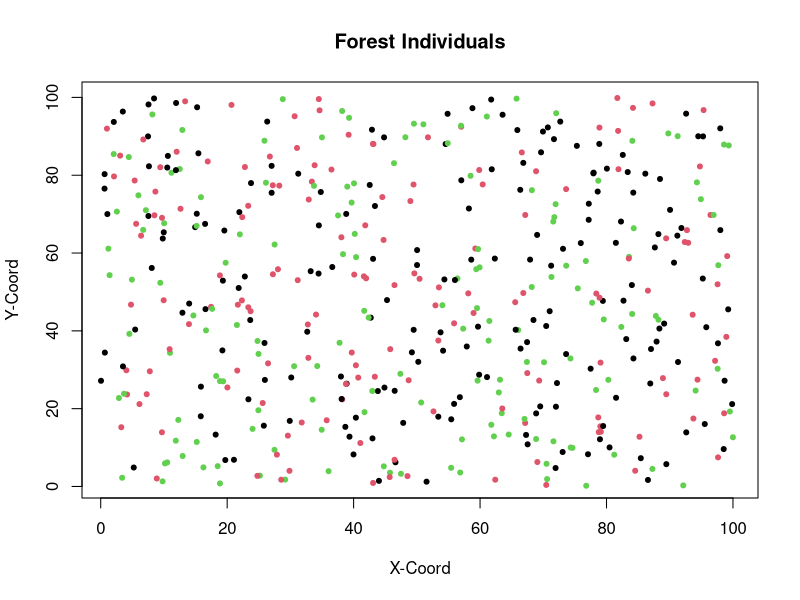

Generate this figure with R: (Note: this script raises an error after producing the figure.)
#Load packages

library(tidyverse) 
library(gridExtra)



### Initialize params ###

# Set up a grid to represent land
#Place individuals on plot
xsize = ysize = 100

numInd = 500
numSpecies = 3
data <-  tibble("ID" = 1:numInd, "age" = 3, 
                 species = sample(numSpecies, numInd, replace = TRUE), "xlocation" = runif(numInd, 0, 100), 
                 "ylocation" = runif(numInd,0,100), "parentalDistance" = 0)
#Ignore:
#sample(150, numInd, replace = TRUE)

herbivores <- data %>%  slice_sample(n = 250) %>% select(-c(ID, age, parentalDistance))
herbivores <- herbivores %>% mutate(ID = 1:nrow(herbivores), age = 0)
plot(data$xlocation, data$ylocation, col = data$species, pch = 20, xlim = c(1,100), ylim = c(1,100),
     xlab = "X-Coord", ylab = "Y-Coord", main = "Forest Individuals")



#Set up rates of birth/death/growth etc...
deltaT = 1 #1 year periods of growth
ageChange = deltaT
maxAge = 150
seeds = 1
dispParam = 5 #dispersalParam
DensParam = 0.3 #DensityParamx
# DensParam1 = 2
uniqueSp = unique(data$species)
numYears = 10000




#Herbivore initials
HerbDensParam = 4.8
HerbEffectiveness = 0.8

# Used for summary statistics
speciesPop = NULL
herbPop = NULL
agePops = NULL
herbAgePop = NULL
denseSpecies <- NULL




### MAIN LOOP ####


for(t in seq(0, numYears, by = deltaT)){ 
  #grow
  data$age = data$age + deltaT
  herbivores$age = herbivores$age + 1
  
  #disperse seeds/
  adults <- data[data$age > 3, ]
  Ind = data[1, ]
  babies <- dispersal(adults)
  #survival of seeds
  #babies <- seedPredation(babies, babies$parentalDistance)
  data <- bind_rows(data, babies)
  #Do not let trees grow on top of eachother
  data <- treeProximity(data)
  #Background death of adults. Death rate decreases with age
  data <- backgroundDeath(data, data$age)
  
  #Conspecific density death
  #livePastDens = NULL
  #for (k in 1:length(uniqueSp)){
  #   sp = uniqueSp[k]
  #   subPop = subset(data, species == sp)
  #   survived <- densityPredation(subPop)
  #   livePastDens <-  bind_rows(livePastDens, survived)
  #   livePastDens <- livePastDens[order(livePastDens$ID), ]
  # }
  #data <- livePastDens
  #trees over max age die
  
  countSpecies <- speciesSize(data$species)
  speciesPop <-  bind_rows(speciesPop, countSpecies)
  
  #Herbivores die
  herbivores <- herbivoreDeath(data, herbivores)
  
  
  #Herbivores reproduce
  newHerbivores <- herbivoreGrowth(data, herbivores)
  herbivores <- bind_rows(herbivores, newHerbivores)
  herbivores <- herbivores[!duplicated(herbivores$xlocation) & !duplicated(herbivores$ylocation),]
  
  #Supplemental
  countHerbs <- speciesSize(herbivores$species)
  herbPop <- bind_rows(herbPop, countHerbs)
  
  #Herbivores damage trees
  data <-  herbivory(data, herbivores)
  
  
  #Supp  functions/Statistics
  ages <- tibble("gen" = t, "babies" = nrow(subset(data, age < 6)), "young" = nrow(subset(data, age >= 6 & age <=20)), "middle aged" = nrow(subset(data, age > 20 &
                                                                                                   age < 50)), 
                 "old" = nrow(subset(data, age >= 50)))
  
  herbAges <- tibble("gen" = t, "babies" = nrow(subset(herbivores, age < 6)), 
                     "young" = nrow(subset(herbivores, age >= 6 & age <=20)),
                     "middle aged" = nrow(subset(herbivores, age > 20 &                                                                                                                                 age < 50)), 
                     "old" = nrow(subset(herbivores, age >= 50)))
  currentDens <- tibble("gen" = t, "num" = speciesDense(data))
  
  denseSpecies <- bind_rows(denseSpecies, currentDens)
  agePops <- bind_rows(agePops, ages)
  herbAgePop <- bind_rows(herbAgePop, herbAges)
  plot(data$xlocation, data$ylocation, col = data$species, pch = 20, xlim = c(1,100), ylim = c(1,100))
  #plot(herbivores$xlocation, herbivores$ylocation, col = herbivores$species, pch = 20, xlim = c(1,100), ylim = c(1,100))
  
  print(t)

}


##### MAIN FUNCTIONS #######

#Disperse 10 seeds per parent
dispersal <- function(Trees){
  if(nrow(Trees)>0){
    babies = NULL
    for (i in 1:nrow(Trees)){
      eachAdult = Trees[i,]
      for (j in 1:seeds){
        baby = Trees[1, ]
        baby$age = as.integer(0)
        baby$ID  = max(data$ID) + (10*(i-1)) + j
        baby$species  =  eachAdult$species
        babyDist = (rnorm(1, mean=0, sd=dispParam))
        xDirection = runif(1)
        baby$xlocation = ((xDirection*babyDist) + eachAdult$xlocation) %% xsize
        baby$ylocation = (((1-xDirection) * babyDist) + eachAdult$ylocation) %% ysize
        baby$parentalDistance = abs(babyDist)
        babies <- bind_rows(babies, baby)
      }
    }
    return(babies)
  }
    
}

treeProximity <- function(trees){
  tooClose = NULL
  for(i in 1:nrow(trees)){
    ind <- trees[i, ]
    xNeighbors = data.frame(subset(trees, xlocation <= ind$xlocation + DensParam &
                                       xlocation >= ind$xlocation - DensParam))
    yNeighbors = data.frame(subset(trees, ylocation <= ind$ylocation + DensParam &
                                     ylocation >= ind$ylocation - DensParam))
    neighbors = intersect(xNeighbors, yNeighbors)
    neighbors = unique(neighbors)
    neighbors <- subset(neighbors, ID != ind$ID)
    if(ind$age == 0 & nrow(neighbors) > 0){
      tooClose <- bind_rows(tooClose, ind)
    }
  }
  return(subset(trees, !(ID %in% tooClose$ID)))
}

#Natural Background death
backgroundDeath <- function(population, age){
  living = c()
  probDeath = c()
  for (i in 1:nrow(population)){
    probDeath[i] <- ifelse(age[i] > 0,  0.3/(age[i]), 0.35)
    alive <- (runif(1) > probDeath[i])
    living[i] = alive
  }
  return(population[living,])
}




#### HERBIVORY FUNCTIONS ######


#Herbivory function: herbivores kill trees
herbivory <- function(trees, herbivores){
  deadTrees = NULL
  for (i in 1:nrow(herbivores)){
    indHerbivore = herbivores[i, ]
    infected = data[data$xlocation == indHerbivore$xlocation  & data$ylocation == indHerbivore$ylocation, ]
    probSurv = (((infected$age+1)) / (((indHerbivore$age)+1)*HerbEffectiveness))
    if(probSurv < abs(rnorm(1))){
      deadTrees <- bind_rows(deadTrees, infected)
    }
  }
  deadID = deadTrees$ID
  return(subset(trees, !(ID %in% deadID)))
}

herbivoreGrowth <- function(trees, herbivores){
  infectedTrees <- NULL
  for (i in 1:nrow(herbivores)){
    indHerbivore <- herbivores[i, ]
    infectedTree <- subset(trees, xlocation > indHerbivore$xlocation - (HerbDensParam)
                           & xlocation < indHerbivore$xlocation + (HerbDensParam )
                           & ylocation > indHerbivore$ylocation - (HerbDensParam)
                           & ylocation < indHerbivore$ylocation + (HerbDensParam )
                           & species == indHerbivore$species)
    infectedTree <- subset(infectedTree, (xlocation != indHerbivore$xlocation | ylocation != indHerbivore$ylocation))
    infectedTrees <- bind_rows(infectedTrees, infectedTree)
  }
  if(nrow(infectedTrees) > 0){
    newHerbivores <- infectedTrees %>%  select(-c(parentalDistance, ID, age)) %>% 
      mutate(ID = seq(max(herbivores$ID)+1, 
      max(herbivores$ID)+nrow(infectedTrees)), age = 0)
  }else{
    newHerbivores <- NULL
  }
  return(newHerbivores)
}

herbivoreDeath <- function(trees, herbivores){
  dead = NULL
  totalInf = NULL
  for (i in 1:nrow(herbivores)){
    indHerbivore = herbivores[i, ]
    infected = data[data$xlocation == indHerbivore$xlocation  & data$ylocation == indHerbivore$ylocation, ]
    if (nrow(infected) < 1){
      dead <- bind_rows(dead, indHerbivore)
    }
  }
  herbID = dead$ID
  return(subset(herbivores, !(ID %in% herbID)))
}






### SUPPLEMENTAL FUNCTIONS###


#Plot pathogen vs trees
grid.arrange(plotSpecies(speciesPop), plotHerbSpecies(herbPop), ncol = 1)


#Plot the age distribution over time of trees
agePops1 <-  pivot_longer(agePops, cols = !gen, names_to = "Group", values_to = "Count")
agePopGraph <- ggplot(agePops1, aes(gen, Count, color = Group))+
  geom_line()

herbAgePop1 <-  pivot_longer(herbAgePop, cols = !gen, names_to = "Group", values_to = "Count")
herbAgeGraph <- ggplot(herbAgePop1, aes(gen, Count, color = Group))+
  geom_line()

grid.arrange(agePopGraph, herbAgeGraph, ncol = 1)


#plot adult pop
herbivoreOld <- subset(herbivores, age > 50)
herbAgePopOld <-  pivot_longer(herbivoreOld, cols = !gen, names_to = "Group", values_to = "Count")
herbAgeGraph <- ggplot(herbAgePopOld, aes(gen, Count, color = Group))+
  geom_line()


agePopGraph <- ggplot(agePops, aes(gen, old))+
  geom_line()

#Plot species density
ggplot(data = denseSpecies, aes(x = gen, y= num))+
  geom_line()

#Used to plot population over time
plotSize <- function(popSize){
  popTime <- tibble("gen" = c(1:length(popSize)), "population" = popSize)
  plot(popTime$gen, popTime$population, type = "b", col = "blue")
}

#used to plot average density for a specific parameter
densSize <- function(xlocation, ylocation){
  Densities = NULL
  for (i in seq(0,95, by = 5)){
    popSegment = subset(xlocation, xlocation > i & xlocation < i+5)
    Densities = c(Densities, length(popSegment))
  }
  return(mean(Densities))
}

#Track population of each species
speciesSize <- function(speciesTypes){
  a = speciesTypes[speciesTypes == 1]
  b = speciesTypes[speciesTypes == 2]
  c = speciesTypes[speciesTypes == 3]
  
  df <- tibble("Species 1" = length(a), "Species 2" = length(b), "Species 3" = length(c))
  return(df)
}


#Plot amount of each species
plotSpecies <- function(speciesPop){
  speciesPop <- add_column(speciesPop, gen = 1:nrow(speciesPop))
  speciesPop <- pivot_longer(speciesPop, cols = starts_with("Species"), names_to = "Species",
                             names_prefix = "Species ", values_to = "Count")
  ggplot(data = speciesPop, aes(gen, Count, col = Species))+
    geom_point()+
    geom_line()+
    ylim(0, max(speciesPop$Count))+
    ylab("Tree Count")
  
}
plotHerbSpecies <- function(speciesPop){
  speciesPop <- add_column(speciesPop, gen = 1:nrow(speciesPop))
  speciesPop <- pivot_longer(speciesPop, cols = starts_with("Species"), names_to = "Species",
                             names_prefix = "Species ", values_to = "Count")
  ggplot(data = speciesPop, aes(gen, Count, col = Species))+
    geom_point()+
    geom_line()+
    ylim(0, max(speciesPop$Count))+
    ylab("Herbivore Count")
  
}

speciesDense <- function(population){
  totalNeighbors <- tibble("set" = NULL, "neighbors" = NULL)
  for (i in seq(0,100,5)){
      numNeighbors <- nrow(subset(population, species == 1 & xlocation > (i-5) & xlocation <= i
                                  & ylocation > (i-5) & ylocation < (i)))
      currentNeighbors <- tibble("set" = (i/5), "neighbors" = numNeighbors)
      totalNeighbors <- bind_rows(totalNeighbors, currentNeighbors)
  }
  avg = mean(totalNeighbors$neighbors)
  return(avg)
  }
#If want to track pop/dens put this in main loop and recreate variables popSize and avgDens
#Then use plotSize and densSize functions
popSize = c(popSize, nrow(data))
currentDens <- densSize(data$xlocation, data$ylocation)
avgDens <- c(avgDens, currentDens)
